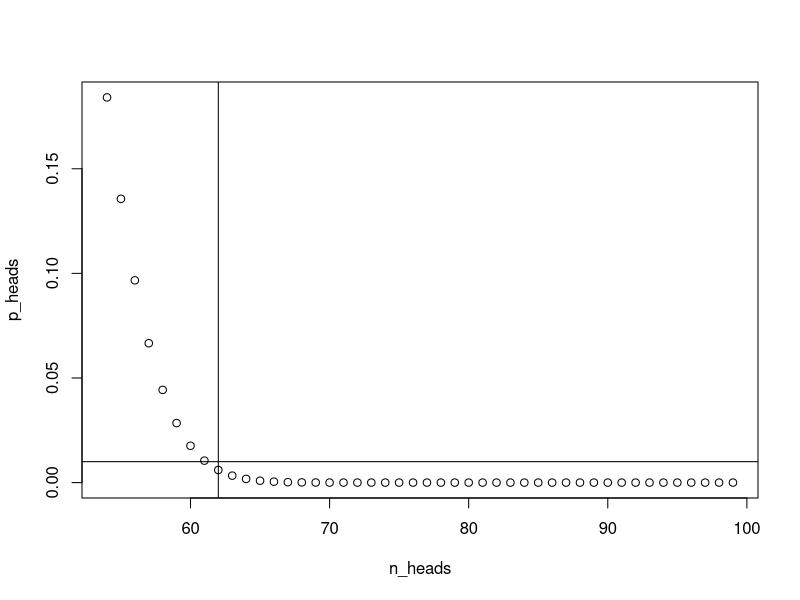
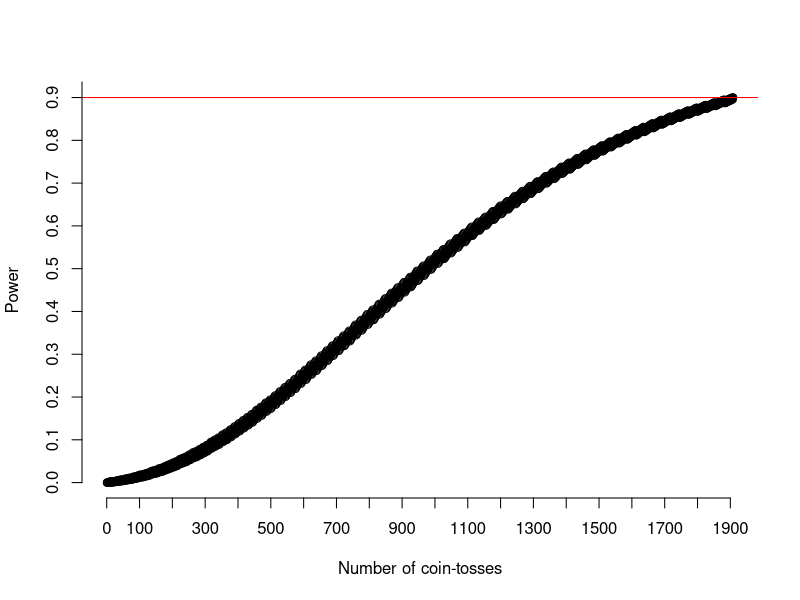
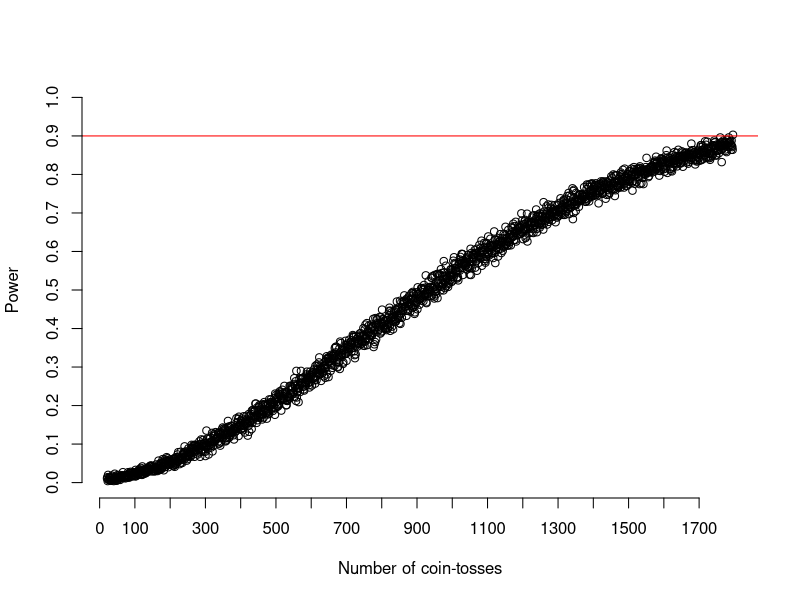
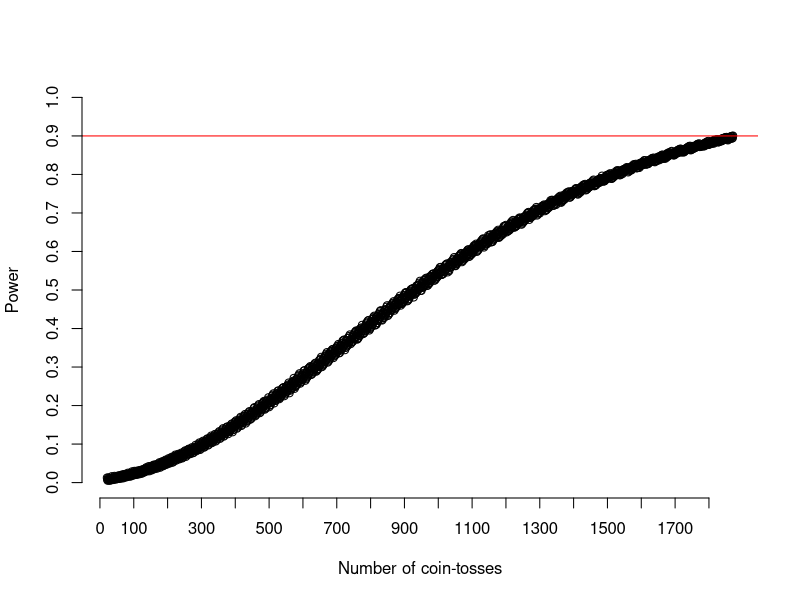

The R script that drew these images, in order:
## ---- chunk 1
require(knitr)
knitr::opts_chunk$set(echo = T, warning = F, cache = T)
options(width = 80)
options(scipen = 10)
#source("common_packages.R")
devAskNewPage(ask = FALSE)
## ---- chunk 2

# first we write a function that calculates the probability for each number so we can call it in a loop
pbinom2 <- function(N, x, p){
  factorial(N)/(factorial(x)*factorial(N-x))*p^x*(1-p)^(N-x)
}

tosses_55to100 <- c(55:100)  # we define the amount of heads that we want to check for (all bigger than or equal to 55)
probs <- c() # we will make an empty collection that we will add the results for each number of heads to

for(i in tosses_55to100){
  probs <- append(probs, pbinom2(100,i,.5))
}
print(probs[1:10])
## ---- chunk 3
n_heads <- 54:99  # all possible amount of heads that we want to try.

p_heads <- pbinom(q = n_heads, size = 100, prob = .5, lower.tail = F)  # get pbinom to show us the probability of so many heads for each of the values if a coin is fair

plot(n_heads, p_heads)
abline(h = .01)
abline(v = n_heads[p_heads < .01][1])
## ---- chunk 4
power_at_n <- c(0) # initialize vector that stores power for each number of tosses
n_heads <- c() # save "critical" number of heads for that toss-amount that would result 
n_toss <- 2 # initialize the toss-counter
while(power_at_n[n_toss-1] < .90){ # continue as long as power is not 90%
  n_heads[n_toss] <- qbinom(.001, n_toss, .5, lower.tail = F) # retrieve critical value
  power_at_n[n_toss] <- pbinom(n_heads[n_toss], n_toss, .55, lower.tail = F) # calculate power (1-beta) for each coin-toss
  n_toss <- n_toss+1 # increase toss-number 
}
## ---- chunk 5
plot(1:(n_toss-1), power_at_n, xlab = "Number of coin-tosses", ylab = "Power", axes = FALSE)
abline(h = .90, col = "red")
axis(side = 1, at = seq(0,(n_toss-1),by=100))
axis(side = 2, at = seq(0,1,by=0.1))
## ---- chunk 6
set.seed(1) # make sure our simulation will give the same results if you try it
rbinom(n = 1, size = 20, prob = .50) # let r do 1 experiment with 20 coin tosses of a fair coin
## ---- chunk 7
set.seed(2) # make sure our simulation will give other results than before
rbinom(n = 1, size = 20, prob = .5) # run the experiment again
## ---- chunk 8
set.seed(1)
n_heads <- rbinom(n = 1000, size = 20, prob = .55) # run 1,000 experiments, of 20 coin tosses each, at once
str(n_heads) # show structure of vector
## ---- chunk 9
p_heads <- pbinom(n_heads, 20, .50, lower.tail = F) # calculate the probability of observing this many heads if the coin would be fair (which it is not cause we simulated with 55% heads)

exp_power <- mean(p_heads < .001) # check where this chance drops below our alpha level

## ---- chunk 10
p_heads[1:10]
## ---- chunk 11
set.seed(1)
exp_power_at_n <- c(0) # create a vector where we can store the power for each sample-size
n_toss_start <- 19 # start at 21 tosses
n_toss_loop <- 2 # additional number of tosses tried (above 20)
while(exp_power_at_n[n_toss_loop-1] < .90){ # continue increasing the sample-size until power = 90%
  n_toss <- n_toss_start+n_toss_loop # calculate the current number of tosses
  n_heads <- rbinom(1000, n_toss, .55) # run 1000 experiments for any given number of tosses and store number of heads
  p_heads <- pbinom(n_heads, n_toss, .50, lower.tail = F) # calculate the probability of getting at least that many heads if the coin would be fair 
  exp_power_at_n[n_toss_loop] <- mean(p_heads < .001) # calculate power by checking what proportion of the probabilities is smaller than or equal to our alpha-level
  n_toss_loop = n_toss_loop+1
}

exp_power_at_n <- exp_power_at_n[-1] # remove the first 0 that we used to populate the vector for the first iteration of the loop
## ---- chunk 12
plot(21:n_toss, exp_power_at_n, xlab = "Number of coin-tosses", ylab = "Power", ylim = c(0,1), axes = FALSE)
abline(h = .90, col = "red")
axis(side = 1, at = seq(0,(n_toss),by=100))
axis(side = 2, at = seq(0,1,by=0.1))
## ---- chunk 13
set.seed(1)
exp_power_at_n <- c(0) # create a vector where we can store the power for each sample-size
n_toss_start <- 19 # start at 21 tosses
n_toss_loop <- 2 # additional number of tosses tried (above 20)
while(exp_power_at_n[n_toss_loop-1] < .90){ # continue increasing the sample-size until power = 90%
  n_toss <- n_toss_start+n_toss_loop # calculate the current number of tosses
  n_heads <- rbinom(100000, n_toss, .55) # run 1000 experiments for any given number of tosses and store number of heads
  p_heads <- pbinom(n_heads, n_toss, .50, lower.tail = F) # calculate the probability of getting at least that many heads if the coin would be fair 
  exp_power_at_n[n_toss_loop] <- mean(p_heads < .001) # calculate power by checking what proportion of the probabilities is smaller than or equal to our alpha-level
  n_toss_loop = n_toss_loop+1
}

exp_power_at_n <- exp_power_at_n[-1] # remove the first 0 that we used to populate the vector for the first iteration of the loop
## ---- chunk 14
plot(21:n_toss, exp_power_at_n, xlab = "Number of coin-tosses", ylab = "Power", ylim = c(0,1), axes = FALSE)
abline(h = .90, col = "red")
axis(side = 1, at = seq(0,(n_toss),by=100))
axis(side = 2, at = seq(0,1,by=0.1))
